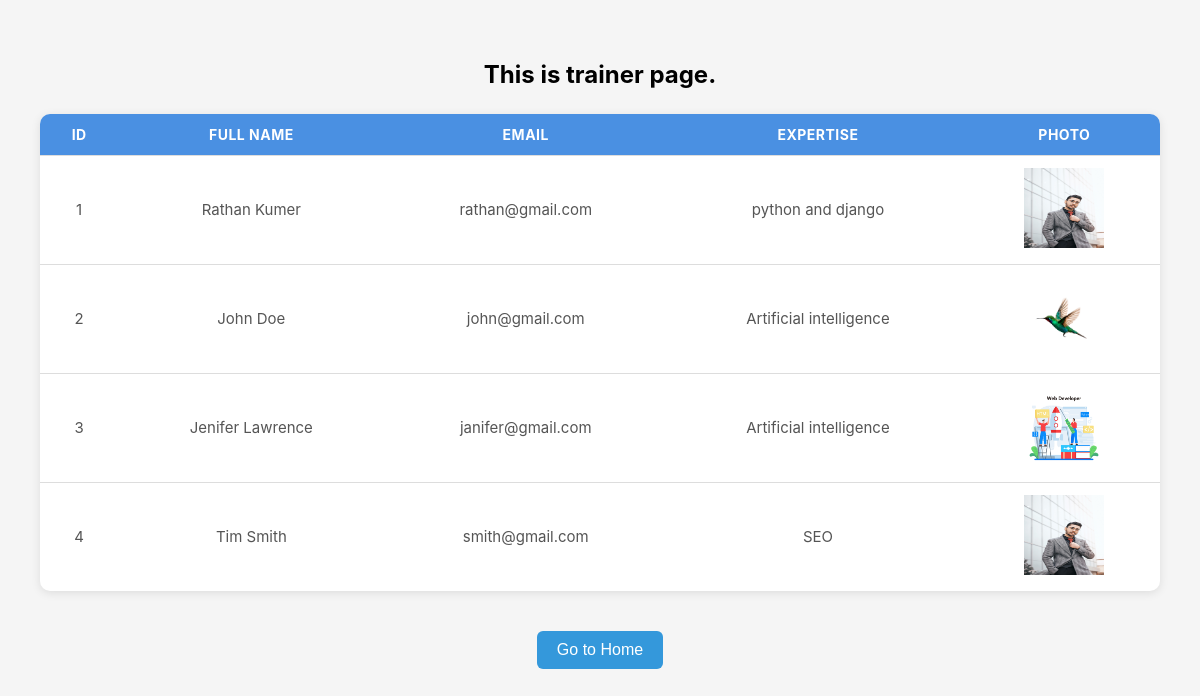
/academy/trainer/, run on the app's committed database.
### academy/models.py (models this page shows, shortened)
class Trainer(models.Model):
    first_name = models.CharField(max_length=50)
    last_name = models.CharField(max_length=50)
    email = models.EmailField(unique=True)
    expertise = models.CharField(max_length=50)
    trainer_photo = models.ImageField(upload_to='trainer')

### academy/views.py (the view)
# urls.py: path('trainer/', views.trainer, name="trainers"),
def trainer(request):
    trainers = Trainer.objects.all()
    context = {
        'trainers': trainers
    }
    return render(request, "trainer.html", context)

### templates/trainer.html (shortened to what this page needs)
{% load static %}
<!DOCTYPE html>
<html lang="en">
<head>
    <link rel="stylesheet" href="{% static 'css/main.css'%}">
</head>
<body>
    <h2>This is trainer page.</h2>
    <table>
            <thead>
                <th>Id</th>
                <th>Full Name</th>
                <th>Email</th>
                <th>Expertise</th>
                <th>Photo</th>
            </thead>
            <tbody>
                {% for e in trainers %}
                    <tr>
                        <td>{{ forloop.counter }}</td>
                        <td>{{e.first_name}} {{e.last_name}}</td>
                        <td>{{e.email}}</td>
                        <td>{{e.expertise}}</td>
                        <td>
                            {% if e.trainer_photo %}
                                <img src="{{ e.trainer_photo.url }}" alt="Photo" width="80" height="80">
                            {% else %}
                                No Photo
                            {% endif %}
                        </td>
                    </tr>
                {% endfor %}
            </tbody>
        </table>
        <button class="btn"><a href="{% url 'home' %}">Go to Home</a></button>
</body>
</html>

### training_portal/static/css/main.css (style rules this page uses)
body { font-family: "Inter", sans-serif; background: #f5f5f5; margin: 0; padding: 40px; text-align: center; }
h2 { margin-bottom: 20px; font-size: 24px; font-weight: 700; }
table { margin: auto; border-collapse: collapse; width: 100%; max-width: 1200px; background: white; border-radius: 10px; overflow: hidden; box-shadow: 0 2px 10px rgba(0, 0, 0, 0.1); }
thead { background: #4a90e2; color: white; }
th, td { padding: 12px 15px; border-bottom: 1px solid #ddd; }
th { text-transform: uppercase; font-size: 14px; letter-spacing: 0.5px; }
td { color: #555; font-size: 15px; }
tbody tr:last-child td { border-bottom: none; }
.btn { margin-top: 40px; display: inline-block; padding: 10px 20px; background: #3498db; color: white; text-decoration: none !important; border-radius: 6px; font-size: 16px; font-weight: 500; transition: 0.3s; border: none !important; }
a { text-decoration: none !important; color: white !important; }

### templates/trainer.html (style rules this page uses)
table { margin-top: 25px !important; }

### data on the page
Trainer: first_name "Rathan", last_name "Kumer", email "rathan@gmail.com", expertise "python and django", trainer_photo (picture)
Trainer: first_name "John", last_name "Doe", email "john@gmail.com", expertise "Artificial intelligence", trainer_photo (picture)
Trainer: first_name "Jenifer", last_name "Lawrence", email "janifer@gmail.com", expertise "Artificial intelligence", trainer_photo (picture)
Trainer: first_name "Tim", last_name "Smith", email "smith@gmail.com", expertise "SEO", trainer_photo (picture)
